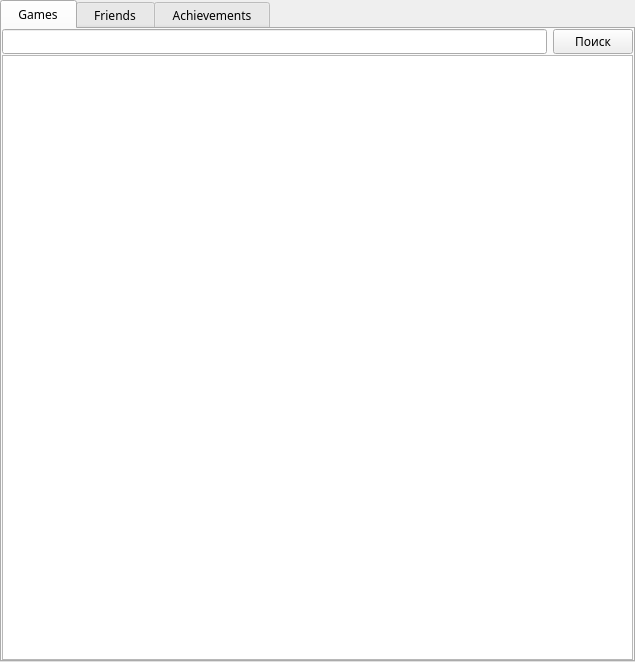
<?xml version="1.0" encoding="UTF-8"?>
<ui version="4.0">
 <class>FormFavorites</class>
 <widget class="QWidget" name="FormFavorites">
  <property name="geometry">
   <rect>
    <x>0</x>
    <y>0</y>
    <width>635</width>
    <height>662</height>
   </rect>
  </property>
  <property name="font">
   <font>
    <family>Ebrima</family>
   </font>
  </property>
  <property name="windowTitle">
   <string>Form</string>
  </property>
  <layout class="QVBoxLayout" name="verticalLayout">
   <property name="spacing">
    <number>0</number>
   </property>
   <property name="leftMargin">
    <number>0</number>
   </property>
   <property name="topMargin">
    <number>0</number>
   </property>
   <property name="rightMargin">
    <number>0</number>
   </property>
   <property name="bottomMargin">
    <number>0</number>
   </property>
   <item>
    <widget class="QTabWidget" name="tabWidget">
     <property name="currentIndex">
      <number>0</number>
     </property>
     <widget class="QWidget" name="tab">
      <attribute name="title">
       <string>  Games  </string>
      </attribute>
      <layout class="QVBoxLayout" name="verticalLayout_2">
       <property name="spacing">
        <number>1</number>
       </property>
       <property name="leftMargin">
        <number>0</number>
       </property>
       <property name="topMargin">
        <number>0</number>
       </property>
       <property name="rightMargin">
        <number>0</number>
       </property>
       <property name="bottomMargin">
        <number>0</number>
       </property>
       <item>
        <layout class="QHBoxLayout" name="horizontalLayout">
         <property name="spacing">
          <number>6</number>
         </property>
         <item>
          <widget class="QLineEdit" name="LineEditGamesFind"/>
         </item>
         <item>
          <widget class="QPushButton" name="ButtonGamesFind">
           <property name="text">
            <string>Поиск</string>
           </property>
          </widget>
         </item>
        </layout>
       </item>
       <item>
        <widget class="QTableWidget" name="TableWidgetGames"/>
       </item>
      </layout>
     </widget>
     <widget class="QWidget" name="tab_2">
      <attribute name="title">
       <string>  Friends  </string>
      </attribute>
      <layout class="QVBoxLayout" name="verticalLayout_3">
       <property name="spacing">
        <number>1</number>
       </property>
       <property name="leftMargin">
        <number>0</number>
       </property>
       <property name="topMargin">
        <number>0</number>
       </property>
       <property name="rightMargin">
        <number>0</number>
       </property>
       <property name="bottomMargin">
        <number>0</number>
       </property>
       <item>
        <layout class="QHBoxLayout" name="horizontalLayout_2">
         <property name="spacing">
          <number>3</number>
         </property>
         <item>
          <widget class="QLineEdit" name="LineEditFriendsFind">
           <property name="placeholderText">
            <string>Найти друга</string>
           </property>
          </widget>
         </item>
         <item>
          <widget class="QPushButton" name="ButtonFriendsFind">
           <property name="text">
            <string>  Поиск</string>
           </property>
          </widget>
         </item>
        </layout>
       </item>
       <item>
        <layout class="QHBoxLayout" name="horizontalLayout_3">
         <item>
          <widget class="QComboBox" name="ComboBoxFriendsStatus"/>
         </item>
         <item>
          <widget class="QCheckBox" name="CheckBoxFriendsOpenProfile">
           <property name="text">
            <string>Публичный профиль</string>
           </property>
          </widget>
         </item>
         <item>
          <spacer name="horizontalSpacer_2">
           <property name="orientation">
            <enum>Qt::Horizontal</enum>
           </property>
           <property name="sizeHint" stdset="0">
            <size>
             <width>40</width>
             <height>20</height>
            </size>
           </property>
          </spacer>
         </item>
        </layout>
       </item>
       <item>
        <widget class="QTableWidget" name="TableWidgetFriends"/>
       </item>
      </layout>
     </widget>
     <widget class="QWidget" name="tab_3">
      <attribute name="title">
       <string>  Achievements  </string>
      </attribute>
      <widget class="QPushButton" name="pushButton">
       <property name="geometry">
        <rect>
         <x>140</x>
         <y>10</y>
         <width>80</width>
         <height>21</height>
        </rect>
       </property>
       <property name="text">
        <string notr="true">Жми</string>
       </property>
      </widget>
      <widget class="QLineEdit" name="lineEdit">
       <property name="geometry">
        <rect>
         <x>10</x>
         <y>10</y>
         <width>113</width>
         <height>21</height>
        </rect>
       </property>
       <property name="text">
        <string notr="true">0,0,0</string>
       </property>
      </widget>
      <widget class="QLabel" name="label">
       <property name="geometry">
        <rect>
         <x>170</x>
         <y>90</y>
         <width>151</width>
         <height>16</height>
        </rect>
       </property>
       <property name="text">
        <string notr="true">Потом добавлю сюда ачивки</string>
       </property>
      </widget>
      <widget class="QLabel" name="label_2">
       <property name="geometry">
        <rect>
         <x>10</x>
         <y>180</y>
         <width>611</width>
         <height>371</height>
        </rect>
       </property>
       <property name="text">
        <string notr="true">Я очень длинный текст Я очень длинный текст Я очень длинный текст Я очень длинный текст Я очень длинный текст Я очень длинный текст Я очень длинный текст Я очень длинный текст Я очень длинный текст Я очень длинный текст Я очень длинный текст Я очень длинный текст Я очень длинный текст Я очень длинный текст Я очень длинный текст Я очень длинный текст Я очень длинный текст Я очень длинный текст Я очень длинный текст Я очень длинный текст Я очень длинный текст Я очень длинный текст Я очень длинный текст Я очень длинный текст Я очень длинный текст Я очень длинный текст Я очень длинный текст Я очень длинный текст Я очень длинный текст Я очень длинный текст Я очень длинный текст Я очень длинный текст Я очень длинный текст Я очень длинный текст Я очень длинный текст Я очень длинный текст Я очень длинный текст Я очень длинный текст Я очень длинный текст Я очень длинный текст Я очень длинный текст Я очень длинный текст Я очень длинный текст Я очень длинный текст Я очень длинный текст Я очень длинный текст Я очень длинный текст Я очень длинный текст Я очень длинный текст Я очень длинный текст Я очень длинный текст Я очень длинный текст Я очень длинный текст Я очень длинный текст Я очень длинный текст Я очень длинный текст Я очень длинный текст Я очень длинный текст Я очень длинный текст Я очень длинный текст Я очень длинный текст Я очень длинный текст Я очень длинный текст Я очень длинный текст Я очень длинный текст Я очень длинный текст Я очень длинный текст Я очень длинный текст Я очень длинный текст Я очень длинный текст Я очень длинный текст Я очень длинный текст Я очень длинный текст Я очень длинный текст Я очень длинный текст Я очень длинный текст Я очень длинный текст Я очень длинный текст Я очень длинный текст Я очень длинный текст Я очень длинный текст Я очень длинный текст Я очень длинный текст Я очень длинный текст Я очень длинный текст Я очень длинный текст Я очень длинный текст Я очень длинный текст Я очень длинный текст Я очень длинный текст Я очень длинный текст Я очень длинный текст Я очень длинный текст Я очень длинный текст Я очень длинный текст Я очень длинный текст Я очень длинный текст Я очень длинный текст Я очень длинный текст Я очень длинный текст Я очень длинный текст Я очень длинный текст Я очень длинный текст Я очень длинный текст Я очень длинный текст Я очень длинный текст Я очень длинный текст Я очень длинный текст Я очень длинный текст Я очень длинный текст Я очень длинный текст Я очень длинный текст Я очень длинный текст Я очень длинный текст Я очень длинный текст Я очень длинный текст Я очень длинный текст Я очень длинный текст Я очень длинный текст Я очень длинный текст Я очень длинный текст Я очень длинный текст Я очень длинный текст Я очень длинный текст Я очень длинный текст Я очень длинный текст Я очень длинный текст Я очень длинный текст Я очень длинный текст Я очень длинный текст Я очень длинный текст</string>
       </property>
       <property name="wordWrap">
        <bool>true</bool>
       </property>
      </widget>
      <widget class="QLineEdit" name="lineEdit_2">
       <property name="enabled">
        <bool>false</bool>
       </property>
       <property name="geometry">
        <rect>
         <x>90</x>
         <y>120</y>
         <width>113</width>
         <height>21</height>
        </rect>
       </property>
       <property name="text">
        <string notr="true"/>
       </property>
      </widget>
      <widget class="QLabel" name="label_3">
       <property name="geometry">
        <rect>
         <x>470</x>
         <y>10</y>
         <width>161</width>
         <height>20</height>
        </rect>
       </property>
       <property name="styleSheet">
        <string notr="true">color: rgb(125,126,128);</string>
       </property>
       <property name="text">
        <string notr="true">Был в сети 125,126,128</string>
       </property>
      </widget>
      <widget class="QLabel" name="label_4">
       <property name="geometry">
        <rect>
         <x>470</x>
         <y>30</y>
         <width>161</width>
         <height>20</height>
        </rect>
       </property>
       <property name="styleSheet">
        <string notr="true">color: rgb(87,203,222);</string>
       </property>
       <property name="text">
        <string notr="true">В сети 87,203,222</string>
       </property>
      </widget>
      <widget class="QLabel" name="label_5">
       <property name="geometry">
        <rect>
         <x>470</x>
         <y>50</y>
         <width>161</width>
         <height>20</height>
        </rect>
       </property>
       <property name="styleSheet">
        <string notr="true">color: rgb(129,85,96);</string>
       </property>
       <property name="text">
        <string notr="true">Не беспокоить 129,85,96</string>
       </property>
      </widget>
      <widget class="QLabel" name="label_6">
       <property name="geometry">
        <rect>
         <x>470</x>
         <y>70</y>
         <width>161</width>
         <height>20</height>
        </rect>
       </property>
       <property name="styleSheet">
        <string notr="true">color: rgb(70,120,142);</string>
       </property>
       <property name="text">
        <string notr="true">Нет на месте 70,120,142</string>
       </property>
      </widget>
      <widget class="QLabel" name="label_7">
       <property name="geometry">
        <rect>
         <x>470</x>
         <y>90</y>
         <width>161</width>
         <height>20</height>
        </rect>
       </property>
       <property name="styleSheet">
        <string notr="true">color: rgb(125,126,128);</string>
       </property>
       <property name="text">
        <string notr="true">Спит 70,120,142</string>
       </property>
      </widget>
      <widget class="QLabel" name="label_8">
       <property name="geometry">
        <rect>
         <x>470</x>
         <y>110</y>
         <width>161</width>
         <height>20</height>
        </rect>
       </property>
       <property name="styleSheet">
        <string notr="true">color: rgb(0,0,0);</string>
       </property>
       <property name="text">
        <string notr="true">Ожидает обмена 0,0,0</string>
       </property>
      </widget>
     </widget>
    </widget>
   </item>
  </layout>
 </widget>
 <resources/>
 <connections/>
</ui>
